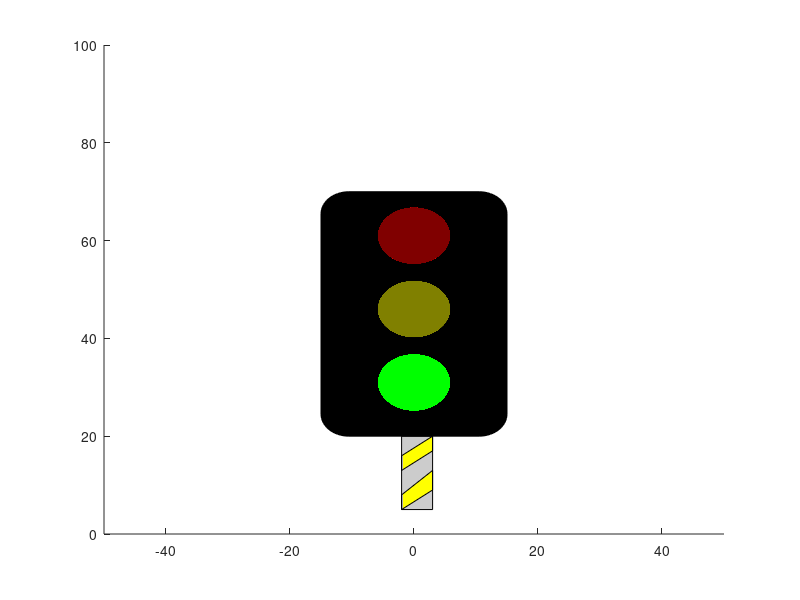

Source code (MATLAB):
function TrafficLights()
figure
xlim([-50, 50]);
ylim([0, 100]);
rectangle('Position',[-15 20 30 50],'FaceColor',[0 0 0],'Curvature',.3)
hold on
rectangle('Position',[-2 5 5 15],'FaceColor',[.8 .8 .8])
hold on
rectXpoints = [-2 -2 3 3 -2];
rectYpoints = [13 16 20 17 13];
fill(rectXpoints,rectYpoints,[1 1 0])
hold on 
rectXpoints = [-2 -2 3 3 -2];
rectYpoints = [5 8 13 9 5];
fill(rectXpoints,rectYpoints,[1 1 0])
hold on 

for i=1:1:10
rectangle('Position',[-6 55 12 12],'FaceColor',[1 0 0],'Curvature',[1 1])
rectangle('Position',[-6 40 12 12],'FaceColor',[0.5 .5 0],'Curvature',[1 1])
rectangle('Position',[-6 25 12 12],'FaceColor',[0 .5 0],'Curvature',[1 1])
pause(1)
rectangle('Position',[-6 55 12 12],'FaceColor',[.5 0 0],'Curvature',[1 1])
rectangle('Position',[-6 40 12 12],'FaceColor',[1 1 0],'Curvature',[1 1])
rectangle('Position',[-6 25 12 12],'FaceColor',[0 .5 0],'Curvature',[1 1])
pause(1)
rectangle('Position',[-6 55 12 12],'FaceColor',[.5 0 0],'Curvature',[1 1])
rectangle('Position',[-6 40 12 12],'FaceColor',[.5 .5 0],'Curvature',[1 1])
rectangle('Position',[-6 25 12 12],'FaceColor',[0 1 0],'Curvature',[1 1])
pause(1)
end

end


%subplot(1,3,2)
%axis([-50 50 0 50])